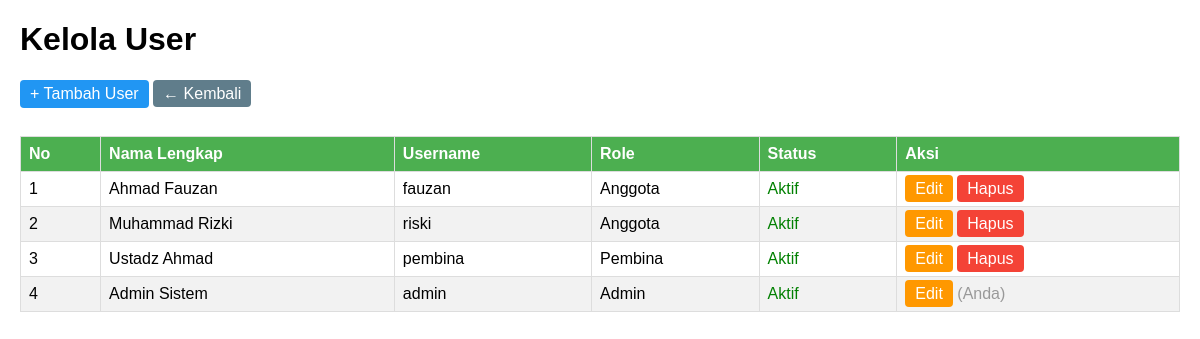
/modules/user/index.php (signed in), run on the app's committed database.
### tables this page shows
CREATE TABLE `user` (
  `id_user` int(11) NOT NULL,
  `username` varchar(50) NOT NULL,
  `password` varchar(255) NOT NULL,
  `nama_lengkap` varchar(100) NOT NULL,
  `no_hp` varchar(20) DEFAULT NULL,
  `alamat` text DEFAULT NULL,
  `peran` enum('admin','pembina','anggota') DEFAULT 'anggota',
  `status_aktif` tinyint(1) DEFAULT 1,
  `tanggal_gabung` date DEFAULT NULL,
  `user_record` varchar(50) DEFAULT NULL,
  `user_modified` varchar(50) DEFAULT NULL,
  `created_at` timestamp NOT NULL DEFAULT current_timestamp(),
  `updated_at` timestamp NOT NULL DEFAULT current_timestamp() ON UPDATE current_timestamp()
);

### modules/user/index.php (the view, shortened to what this page needs)
<?php
require_once '../../config/koneksi.php';
?>
<!DOCTYPE html>
<html>
<head>
</head>
<body>
    <h1>Kelola User</h1>
    <a href="tambah.php" class="btn btn-tambah">+ Tambah User</a>
    <a href="../../dashboard/admin.php" class="btn" style="background-color: #607D8B;">&larr; Kembali</a>
    <br><br>
    <table>
        <thead>
            <tr>
                <th>No</th>
                <th>Nama Lengkap</th>
                <th>Username</th>
                <th>Role</th>
                <th>Status</th>
                <th>Aksi</th>
            </tr>
        </thead>
        <tbody>
            <?php
            $query = mysqli_query($koneksi, "SELECT * FROM user ORDER BY id_user DESC");
            $no = 1;
            while ($user = mysqli_fetch_assoc($query)) {
                $status = $user['status_aktif'] ? 'Aktif' : 'Non-aktif';
                $status_color = $user['status_aktif'] ? 'green' : 'red';
                echo '<tr>';
                echo '<td>' . $no++ . '</td>';
                echo '<td>' . htmlspecialchars($user['nama_lengkap']) . '</td>';
                echo '<td>' . htmlspecialchars($user['username']) . '</td>';
                echo '<td>' . ucfirst(htmlspecialchars($user['peran'])) . '</td>';
                echo '<td><span style="color: ' . $status_color . ';">' . $status . '</span></td>';
                echo '<td>';
                echo '<a href="edit.php?id=' . $user['id_user'] . '" class="btn btn-edit">Edit</a> ';
                if ($user['id_user'] != $_SESSION['user_id']) {
                    echo '<a href="hapus.php?id=' . $user['id_user'] . '" class="btn btn-hapus" onclick="return confirm(\'Yakin hapus user ' . htmlspecialchars($user['username']) . '?\')">Hapus</a>';
                } else {
                    echo '<span style="color: #999;">(Anda)</span>';
                }
                echo '</td>';
                echo '</tr>';
            }
            ?>
        </tbody>
    </table>
</body>
</html>

### modules/user/index.php (style rules this page uses)
body { font-family: Arial, sans-serif; margin: 20px; }
table { border-collapse: collapse; width: 100%; }
th, td { border: 1px solid #ddd; padding: 8px; text-align: left; }
th { background-color: #4CAF50; color: white; }
tr:nth-child(even) { background-color: #f2f2f2; }
.btn { padding: 5px 10px; text-decoration: none; color: white; border-radius: 4px; }
.btn-tambah { background-color: #2196F3; margin-bottom: 10px; display: inline-block; }
.btn-edit { background-color: #FF9800; }
.btn-hapus { background-color: #f44336; border: none; cursor: pointer; }

### data on the page
user: nama_lengkap "Ahmad Fauzan", username "fauzan", peran "Anggota", status_aktif "Aktif"
user: nama_lengkap "Muhammad Rizki", username "riski", peran "Anggota", status_aktif "Aktif"
user: nama_lengkap "Ustadz Ahmad", username "pembina", peran "Pembina", status_aktif "Aktif"
user: nama_lengkap "Admin Sistem", username "admin", peran "Admin", status_aktif "Aktif", shows "(Anda)"
